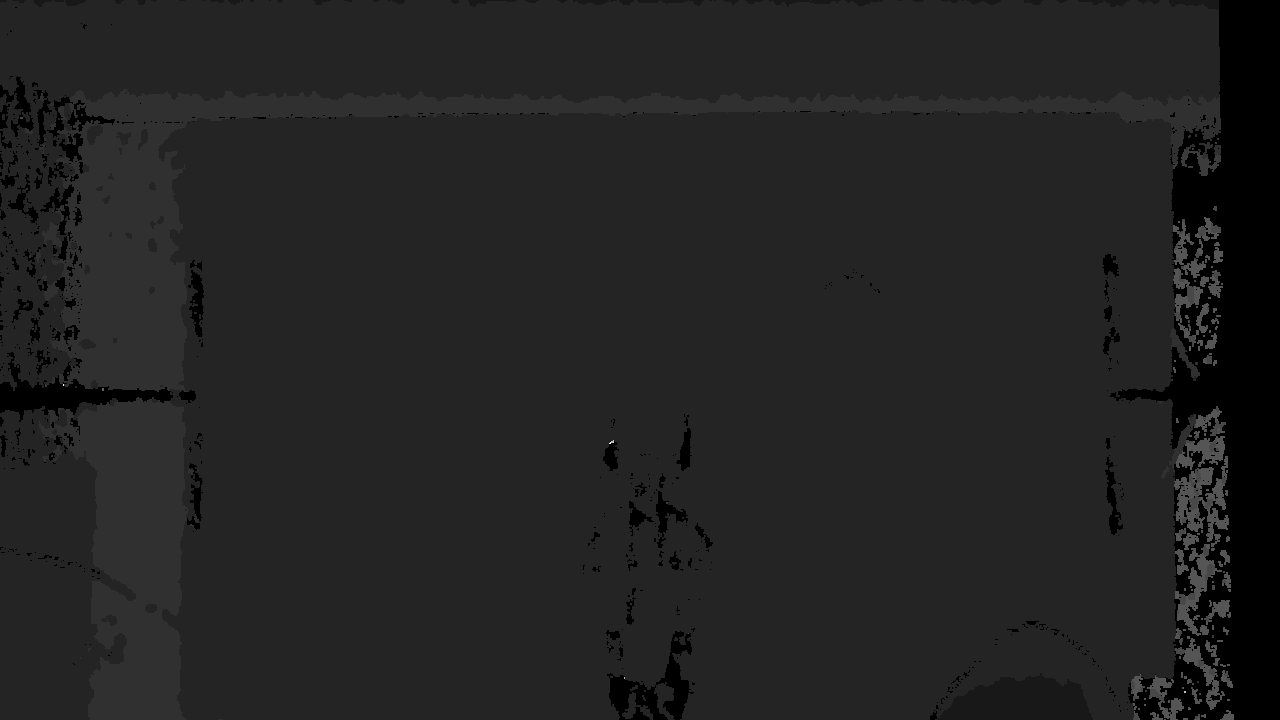
#> input picture Armlab-Open-CV/depth_test.png, 1280 x 720 px
$ python template_match.py --image depth_test.png --template depth_all_blocks.png
#> lines starting #> are read from the running program, lines starting #| are printed output that depends on the picture

#!/usr/bin/python
import argparse
import sys
import cv2
import numpy as np

ap = argparse.ArgumentParser()
ap.add_argument("-i", "--image", required = True, help = "Path to the rgb image")
ap.add_argument("-t", "--template", required = True, help = "Path to the depthtemplate image")
args = vars(ap.parse_args())
rgb_image = cv2.imread(args["image"])
#> rgb_image is the input picture: shape (720, 1280, 3); min 0, max 21, mean 2.9
template = cv2.imread(args["template"])
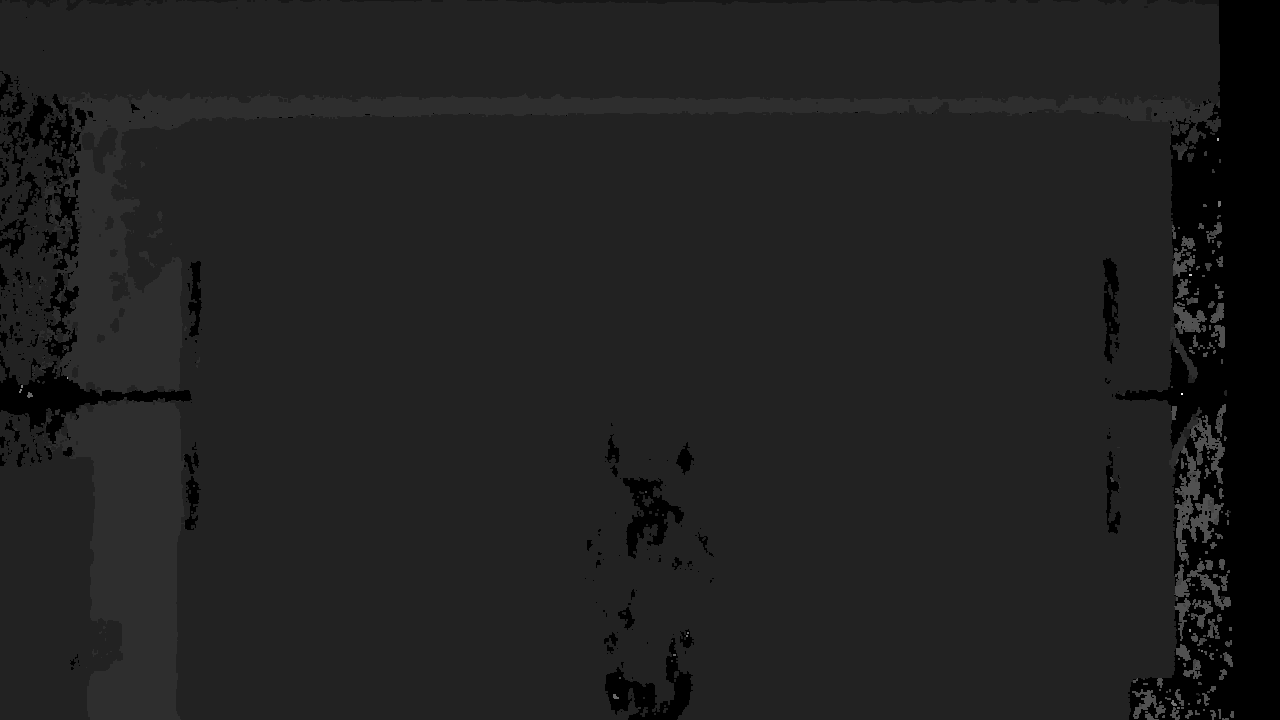
#> input picture Armlab-Open-CV/depth_all_blocks.png, 1280 x 720 px
#> template is the input picture: shape (720, 1280, 3); min 0, max 22, mean 2.8
gs_image = cv2.cvtColor(rgb_image, cv2.COLOR_RGB2GRAY)
template = template[5:-5, 5:-5]
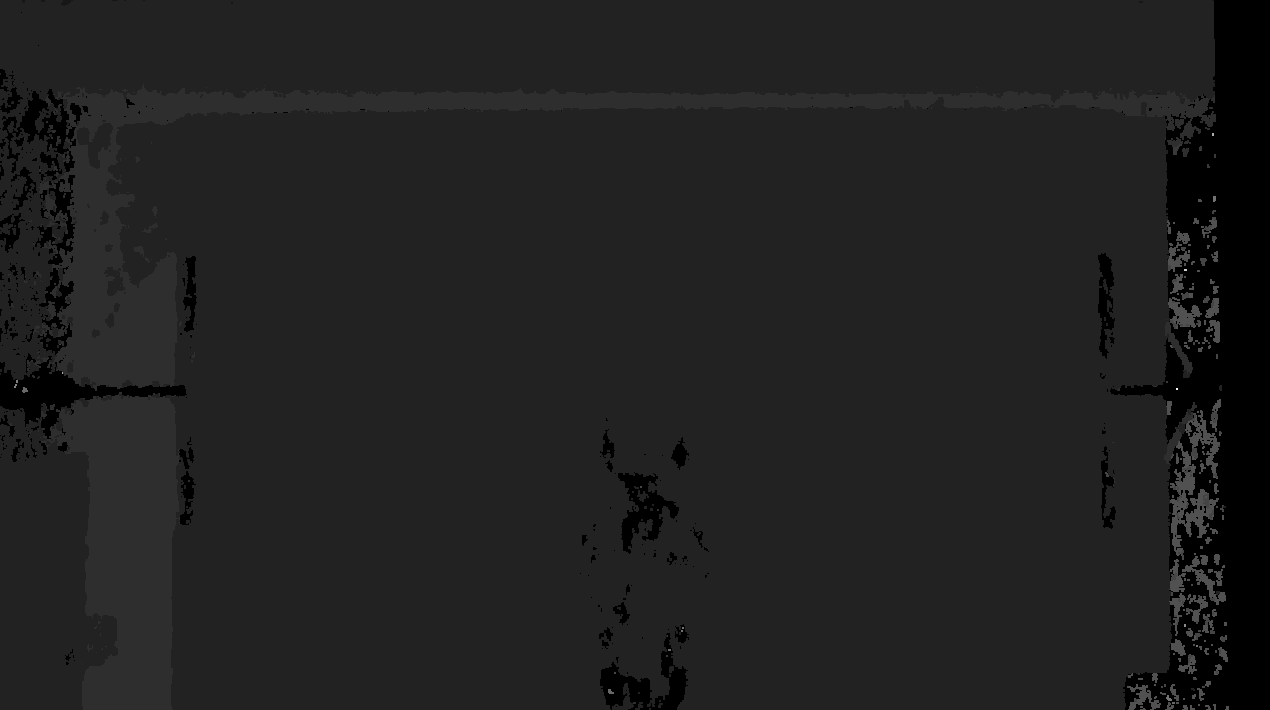
#> template: shape (710, 1270, 3); min 0, max 22, mean 2.9; drawn with min black and max white
h, w = template.shape[:2]
#> h = 710; w = 1270
gs_template = cv2.cvtColor(template, cv2.COLOR_RGB2GRAY)
output_image = cv2.matchTemplate(gs_image, gs_template, cv2.TM_CCOEFF_NORMED)
ret, thresh_image = cv2.threshold(output_image, 0.9, 1.0, cv2.THRESH_BINARY)

# go through and find all of the matches above a certain threshold
# loop:
#   find max
#   append to list
#   make the current max black
#   draw a circle on the image
# delete the first element of the initial array
threshold = 0.8
max_val = 1
points = np.array([[0, 0]])
tmp_img = output_image.copy()
while max_val > threshold:
    min_val, max_val, min_loc, max_loc = cv2.minMaxLoc(tmp_img)
    points = np.append(points, [[max_loc[0] + 20, max_loc[1] + 20]], axis=0)
    if max_val > threshold:
        tmp_img[max_loc[1] - h // 2:max_loc[1] + h // 2 + 1,
            max_loc[0] - w // 2:max_loc[0] + w // 2 + 1] = 0
        rgb_image = cv2.circle(rgb_image, (max_loc[0] + 20, max_loc[1] + 20), 10,
                           (255, 255, 0), 1)
#> this loop made 1 pass
#> (min_val, max_val, max_loc, points) on pass 1: (0.487, 0.557, (7, 5), [[0, 0], [27, 25]])
points = np.delete(points, 0)
#> points = [0, 27, 25]
print(points.shape)
#| (3,)

cv2.namedWindow("Image window", cv2.WINDOW_NORMAL)
cv2.namedWindow("Output window", cv2.WINDOW_NORMAL)
cv2.namedWindow("Threshold window", cv2.WINDOW_NORMAL)
cv2.imshow("Threshold window", thresh_image)
cv2.imshow("Output window", output_image)
cv2.imshow("Image window", rgb_image)
k = cv2.waitKey(0)
#> (key Esc is pressed here)
if k == 27:
    cv2.destroyAllWindows()
